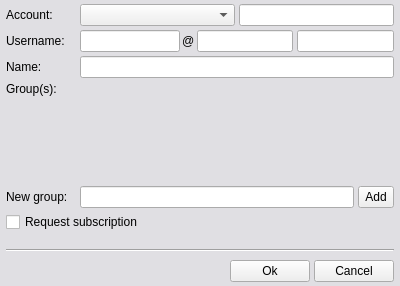
<ui version="4.0" >
 <class>contactedit</class>
 <widget class="QWidget" name="contactedit" >
  <property name="geometry" >
   <rect>
    <x>0</x>
    <y>0</y>
    <width>400</width>
    <height>286</height>
   </rect>
  </property>
  <property name="sizePolicy" >
   <sizepolicy vsizetype="Fixed" hsizetype="Fixed" >
    <horstretch>0</horstretch>
    <verstretch>0</verstretch>
   </sizepolicy>
  </property>
  <property name="minimumSize" >
   <size>
    <width>400</width>
    <height>286</height>
   </size>
  </property>
  <property name="maximumSize" >
   <size>
    <width>400</width>
    <height>286</height>
   </size>
  </property>
  <property name="windowIcon" >
   <iconset>edit.png</iconset>
  </property>
  <property name="styleSheet" >
   <string>QWidget {
  color: black;
}
QWidget#contactedit {
  background-color:#e0dfe3;
}
</string>
  </property>
  <property name="_yate_destroyonhide" stdset="0" >
   <bool>true</bool>
  </property>
  <layout class="QVBoxLayout" >
   <property name="spacing" >
    <number>4</number>
   </property>
   <property name="leftMargin" >
    <number>6</number>
   </property>
   <property name="topMargin" >
    <number>4</number>
   </property>
   <property name="rightMargin" >
    <number>6</number>
   </property>
   <property name="bottomMargin" >
    <number>4</number>
   </property>
   <item>
    <layout class="QHBoxLayout" >
     <item>
      <widget class="QLabel" name="label_account" >
       <property name="enabled" >
        <bool>true</bool>
       </property>
       <property name="sizePolicy" >
        <sizepolicy vsizetype="Expanding" hsizetype="Fixed" >
         <horstretch>0</horstretch>
         <verstretch>0</verstretch>
        </sizepolicy>
       </property>
       <property name="minimumSize" >
        <size>
         <width>70</width>
         <height>0</height>
        </size>
       </property>
       <property name="maximumSize" >
        <size>
         <width>70</width>
         <height>16777215</height>
        </size>
       </property>
       <property name="text" >
        <string>Account:</string>
       </property>
       <property name="indent" >
        <number>0</number>
       </property>
      </widget>
     </item>
     <item>
      <widget class="QComboBox" name="chataccount" >
       <property name="sizePolicy" >
        <sizepolicy vsizetype="Fixed" hsizetype="Expanding" >
         <horstretch>0</horstretch>
         <verstretch>0</verstretch>
        </sizepolicy>
       </property>
       <property name="minimumSize" >
        <size>
         <width>0</width>
         <height>22</height>
        </size>
       </property>
       <property name="maximumSize" >
        <size>
         <width>16777215</width>
         <height>22</height>
        </size>
       </property>
      </widget>
     </item>
     <item>
      <widget class="QLineEdit" name="chatcontact_account" >
       <property name="minimumSize" >
        <size>
         <width>0</width>
         <height>22</height>
        </size>
       </property>
       <property name="maximumSize" >
        <size>
         <width>16777215</width>
         <height>22</height>
        </size>
       </property>
       <property name="readOnly" >
        <bool>true</bool>
       </property>
      </widget>
     </item>
    </layout>
   </item>
   <item>
    <layout class="QHBoxLayout" >
     <item>
      <widget class="QLabel" name="label_username" >
       <property name="enabled" >
        <bool>true</bool>
       </property>
       <property name="sizePolicy" >
        <sizepolicy vsizetype="Expanding" hsizetype="Fixed" >
         <horstretch>0</horstretch>
         <verstretch>0</verstretch>
        </sizepolicy>
       </property>
       <property name="minimumSize" >
        <size>
         <width>70</width>
         <height>0</height>
        </size>
       </property>
       <property name="maximumSize" >
        <size>
         <width>70</width>
         <height>16777215</height>
        </size>
       </property>
       <property name="text" >
        <string>Username:</string>
       </property>
       <property name="indent" >
        <number>0</number>
       </property>
      </widget>
     </item>
     <item>
      <widget class="QFrame" name="frame_uri" >
       <property name="sizePolicy" >
        <sizepolicy vsizetype="Fixed" hsizetype="Expanding" >
         <horstretch>0</horstretch>
         <verstretch>0</verstretch>
        </sizepolicy>
       </property>
       <property name="minimumSize" >
        <size>
         <width>16</width>
         <height>22</height>
        </size>
       </property>
       <property name="maximumSize" >
        <size>
         <width>16777215</width>
         <height>22</height>
        </size>
       </property>
       <layout class="QHBoxLayout" >
        <property name="spacing" >
         <number>2</number>
        </property>
        <property name="leftMargin" >
         <number>0</number>
        </property>
        <property name="topMargin" >
         <number>0</number>
        </property>
        <property name="rightMargin" >
         <number>0</number>
        </property>
        <property name="bottomMargin" >
         <number>0</number>
        </property>
        <item>
         <widget class="QLineEdit" name="username" >
          <property name="sizePolicy" >
           <sizepolicy vsizetype="Fixed" hsizetype="Fixed" >
            <horstretch>0</horstretch>
            <verstretch>0</verstretch>
           </sizepolicy>
          </property>
          <property name="minimumSize" >
           <size>
            <width>100</width>
            <height>22</height>
           </size>
          </property>
          <property name="maximumSize" >
           <size>
            <width>100</width>
            <height>22</height>
           </size>
          </property>
          <property name="_yate_textchangednotify" stdset="0" >
           <bool>true</bool>
          </property>
         </widget>
        </item>
        <item>
         <widget class="QLabel" name="label" >
          <property name="sizePolicy" >
           <sizepolicy vsizetype="Fixed" hsizetype="Fixed" >
            <horstretch>0</horstretch>
            <verstretch>0</verstretch>
           </sizepolicy>
          </property>
          <property name="text" >
           <string>@</string>
          </property>
         </widget>
        </item>
        <item>
         <widget class="QLineEdit" name="domain" >
          <property name="sizePolicy" >
           <sizepolicy vsizetype="Fixed" hsizetype="Expanding" >
            <horstretch>0</horstretch>
            <verstretch>0</verstretch>
           </sizepolicy>
          </property>
          <property name="minimumSize" >
           <size>
            <width>78</width>
            <height>22</height>
           </size>
          </property>
          <property name="maximumSize" >
           <size>
            <width>16777215</width>
            <height>22</height>
           </size>
          </property>
         </widget>
        </item>
       </layout>
      </widget>
     </item>
     <item>
      <widget class="QLineEdit" name="chatcontact_uri" >
       <property name="minimumSize" >
        <size>
         <width>0</width>
         <height>22</height>
        </size>
       </property>
       <property name="maximumSize" >
        <size>
         <width>16777215</width>
         <height>22</height>
        </size>
       </property>
       <property name="readOnly" >
        <bool>true</bool>
       </property>
      </widget>
     </item>
    </layout>
   </item>
   <item>
    <layout class="QHBoxLayout" >
     <item>
      <widget class="QLabel" name="label_name" >
       <property name="sizePolicy" >
        <sizepolicy vsizetype="Expanding" hsizetype="Fixed" >
         <horstretch>0</horstretch>
         <verstretch>0</verstretch>
        </sizepolicy>
       </property>
       <property name="minimumSize" >
        <size>
         <width>70</width>
         <height>0</height>
        </size>
       </property>
       <property name="maximumSize" >
        <size>
         <width>70</width>
         <height>16777215</height>
        </size>
       </property>
       <property name="text" >
        <string>Name:</string>
       </property>
       <property name="indent" >
        <number>0</number>
       </property>
      </widget>
     </item>
     <item>
      <widget class="QLineEdit" name="name" >
       <property name="minimumSize" >
        <size>
         <width>0</width>
         <height>22</height>
        </size>
       </property>
       <property name="maximumSize" >
        <size>
         <width>16777215</width>
         <height>22</height>
        </size>
       </property>
      </widget>
     </item>
    </layout>
   </item>
   <item>
    <layout class="QHBoxLayout" >
     <item>
      <widget class="QLabel" name="label_groups" >
       <property name="sizePolicy" >
        <sizepolicy vsizetype="Expanding" hsizetype="Fixed" >
         <horstretch>0</horstretch>
         <verstretch>0</verstretch>
        </sizepolicy>
       </property>
       <property name="minimumSize" >
        <size>
         <width>70</width>
         <height>0</height>
        </size>
       </property>
       <property name="maximumSize" >
        <size>
         <width>70</width>
         <height>16777215</height>
        </size>
       </property>
       <property name="text" >
        <string>Group(s):</string>
       </property>
       <property name="alignment" >
        <set>Qt::AlignLeading|Qt::AlignLeft|Qt::AlignTop</set>
       </property>
       <property name="indent" >
        <number>0</number>
       </property>
      </widget>
     </item>
     <item>
      <widget class="QFrame" name="frame_groups" >
       <property name="sizePolicy" >
        <sizepolicy vsizetype="Expanding" hsizetype="Expanding" >
         <horstretch>0</horstretch>
         <verstretch>0</verstretch>
        </sizepolicy>
       </property>
       <property name="minimumSize" >
        <size>
         <width>16</width>
         <height>100</height>
        </size>
       </property>
       <property name="maximumSize" >
        <size>
         <width>16777215</width>
         <height>100</height>
        </size>
       </property>
       <property name="_yate_uiwidget" stdset="0" >
        <bool>true</bool>
       </property>
       <property name="_yate_uiwidget_name" stdset="0" >
        <string>groups</string>
       </property>
       <property name="_yate_uiwidget_class" stdset="0" >
        <string>CustomTable</string>
       </property>
       <property name="_yate_uiwidget_params" stdset="0" >
        <stringlist>
         <string>buildprops=_yate_noautoconnect=bool</string>
         <string>property:sortingEnabled=false</string>
         <string>property:showGrid=false</string>
         <string>property:styleSheet=QTableWidget{background:white;}</string>
         <string>property:tabKeyNavigation=false</string>
         <string>property:_yate_horizontalheader=false</string>
         <string>property:_yate_notifyonenterpressed=false</string>
         <string>property:_yate_notifyitemchanged=false</string>
         <string>property:_yate_rowheight=16</string>
         <string>property:_yate_noautoconnect=true</string>
         <string>hheader_columns=Group</string>
         <string>hheader_columns_check=group</string>
        </stringlist>
       </property>
      </widget>
     </item>
    </layout>
   </item>
   <item>
    <layout class="QHBoxLayout" >
     <item>
      <widget class="QLabel" name="label_newgroup" >
       <property name="sizePolicy" >
        <sizepolicy vsizetype="Expanding" hsizetype="Fixed" >
         <horstretch>0</horstretch>
         <verstretch>0</verstretch>
        </sizepolicy>
       </property>
       <property name="minimumSize" >
        <size>
         <width>70</width>
         <height>0</height>
        </size>
       </property>
       <property name="maximumSize" >
        <size>
         <width>70</width>
         <height>16777215</height>
        </size>
       </property>
       <property name="text" >
        <string>New group:</string>
       </property>
       <property name="indent" >
        <number>0</number>
       </property>
      </widget>
     </item>
     <item>
      <widget class="QLineEdit" name="editgroup" >
       <property name="minimumSize" >
        <size>
         <width>0</width>
         <height>22</height>
        </size>
       </property>
       <property name="maximumSize" >
        <size>
         <width>16777215</width>
         <height>22</height>
        </size>
       </property>
      </widget>
     </item>
     <item>
      <widget class="QToolButton" name="contactedit_addgroup" >
       <property name="minimumSize" >
        <size>
         <width>0</width>
         <height>22</height>
        </size>
       </property>
       <property name="maximumSize" >
        <size>
         <width>16777215</width>
         <height>22</height>
        </size>
       </property>
       <property name="text" >
        <string>Add</string>
       </property>
      </widget>
     </item>
    </layout>
   </item>
   <item>
    <widget class="QCheckBox" name="request_subscribe" >
     <property name="text" >
      <string>Request subscription</string>
     </property>
     <property name="_yate_noautoconnect" stdset="0" >
      <bool>true</bool>
     </property>
    </widget>
   </item>
   <item>
    <spacer>
     <property name="orientation" >
      <enum>Qt::Vertical</enum>
     </property>
     <property name="sizeHint" >
      <size>
       <width>392</width>
       <height>16</height>
      </size>
     </property>
    </spacer>
   </item>
   <item>
    <widget class="Line" name="line" >
     <property name="orientation" >
      <enum>Qt::Horizontal</enum>
     </property>
    </widget>
   </item>
   <item>
    <layout class="QHBoxLayout" >
     <property name="spacing" >
      <number>4</number>
     </property>
     <property name="topMargin" >
      <number>4</number>
     </property>
     <item>
      <spacer>
       <property name="orientation" >
        <enum>Qt::Horizontal</enum>
       </property>
       <property name="sizeHint" >
        <size>
         <width>40</width>
         <height>20</height>
        </size>
       </property>
      </spacer>
     </item>
     <item>
      <widget class="QPushButton" name="contactedit_ok" >
       <property name="text" >
        <string>Ok</string>
       </property>
       <property name="icon" >
        <iconset>ok.png</iconset>
       </property>
       <property name="shortcut" >
        <string>Return</string>
       </property>
      </widget>
     </item>
     <item>
      <widget class="QPushButton" name="button_hide" >
       <property name="text" >
        <string>Cancel</string>
       </property>
       <property name="icon" >
        <iconset>close.png</iconset>
       </property>
       <property name="shortcut" >
        <string>Esc</string>
       </property>
      </widget>
     </item>
    </layout>
   </item>
  </layout>
 </widget>
 <tabstops>
  <tabstop>chataccount</tabstop>
  <tabstop>chatcontact_account</tabstop>
  <tabstop>username</tabstop>
  <tabstop>domain</tabstop>
  <tabstop>chatcontact_uri</tabstop>
  <tabstop>name</tabstop>
  <tabstop>frame_groups</tabstop>
  <tabstop>editgroup</tabstop>
  <tabstop>contactedit_addgroup</tabstop>
  <tabstop>request_subscribe</tabstop>
  <tabstop>contactedit_ok</tabstop>
  <tabstop>button_hide</tabstop>
 </tabstops>
 <resources/>
 <connections/>
</ui>
